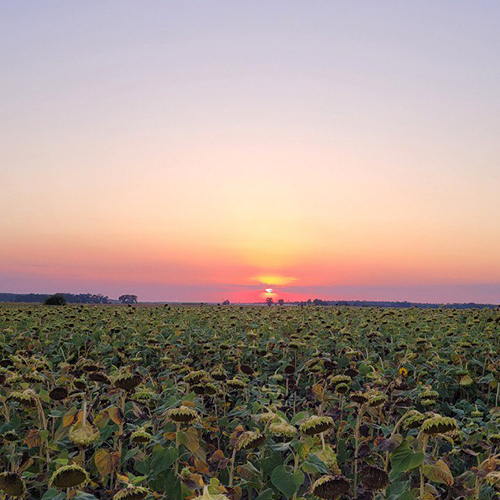
#> input picture lab-2/pic.jpg, 500 x 500 px
$ jupyter execute --allow-errors lab-2.ipynb
#> lines starting #> are read from the running program, lines starting #| are printed output that depends on the picture
## <h2><b>Лабораторна робота №2</b> </h2> Зінов'єв Андрій, гр. ФБ-42мп

<b>Частина 1:</b> <i>Зниження розмірності і візуалізація даних. </i>

<p>Використовувався датасет - https://www.kaggle.com/datasets/yasserh/breast-cancer-dataset/data</p>
<p></p>Також, було обрано алгоритм дерева рішень з минулої лабораторної роботи (Лабораторна №1)</p>

[cell 1]
import matplotlib.pyplot as plt
import pandas as pd
from sklearn import tree
from sklearn.tree import DecisionTreeClassifier
from sklearn import preprocessing
from sklearn.model_selection import train_test_split
import numpy as np

#> (the rest of this cell did not finish here and is left out)

[cell 2]
import warnings

warnings.filterwarnings("ignore")

#> (a cell that did not finish here is left out)

#> (a cell that did not finish here is left out)

[cell 5]
height = 20  # максимальна висота дерева (для даного датасету)

# створюємо класифікатор
clf = DecisionTreeClassifier(criterion='entropy', max_depth=height, min_samples_leaf=1)

# тренеруємо та отримуємо передбачені значення
#> (the rest of this cell did not finish here and is left out)

[cell 6]
from sklearn.decomposition import PCA
#  за допомогою PCA понижуємо розмірність таблиці до 2
pca = PCA(n_components=2)
#> (the rest of this cell did not finish here and is left out)

[cell 7]
from sklearn.manifold import TSNE
import matplotlib.pyplot as plt

#  за допомогою TSNE понижуємо розмірність таблиці до 2
tsne = TSNE(n_components=2, learning_rate=10, random_state=42, metric='manhattan')
#> (the rest of this cell did not finish here and is left out)

<b>Частина 2:</b> <i>Кластерний аналіз.</i>

[cell 8]
import cv2
from sklearn.cluster import KMeans
import matplotlib.pyplot as plt

def compress_img(image, n_colors):
    kmeans = KMeans(n_clusters=n_colors)
    kmeans.fit(image.reshape((-1, 3)))
    new_colors = kmeans.cluster_centers_.astype(int)
    labels = kmeans.labels_
    return new_colors[labels].reshape(image.shape)


img = cv2.imread('pic.jpg')
#> img is the input picture: shape (500, 500, 3); mean B, G, R 135.3, 145.2, 162.9
img_rgb = cv2.cvtColor(img, cv2.COLOR_BGR2RGB)

resolutions = [64, 32, 16, 8]
axes = plt.subplots(1, len(resolutions), figsize=(20, 10))[1]

for i in range(len(resolutions)):
    res_i = resolutions[i]
    quantized_image = compress_img(img_rgb, res_i)
    axes[i].imshow(quantized_image)
    axes[i].set_title(f'{res_i} Colors')
    axes[i].axis('off')
#> this loop made 4 passes
#> pass 3, `quantized_image = compress_img(img_rgb, res_i)`:
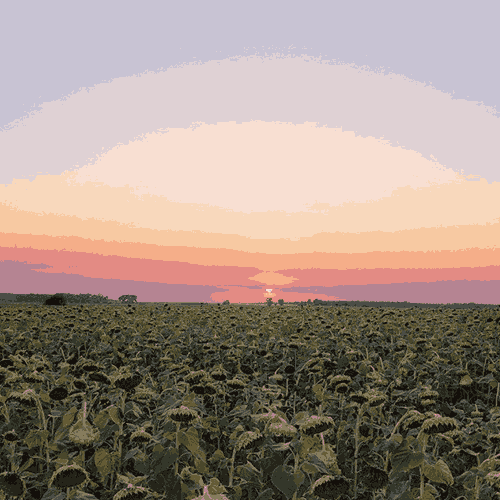
#> quantized_image: shape (500, 500, 3) int64; mean R, G, B 162.2, 144.7, 134.8

plt.show()
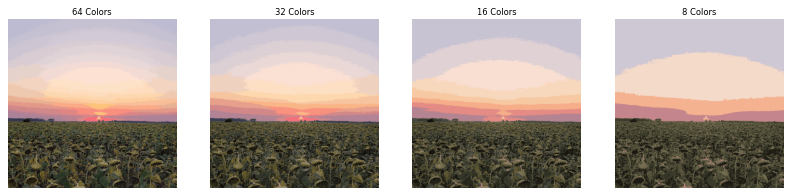
#> figure drawn by matplotlib, 4 panels
